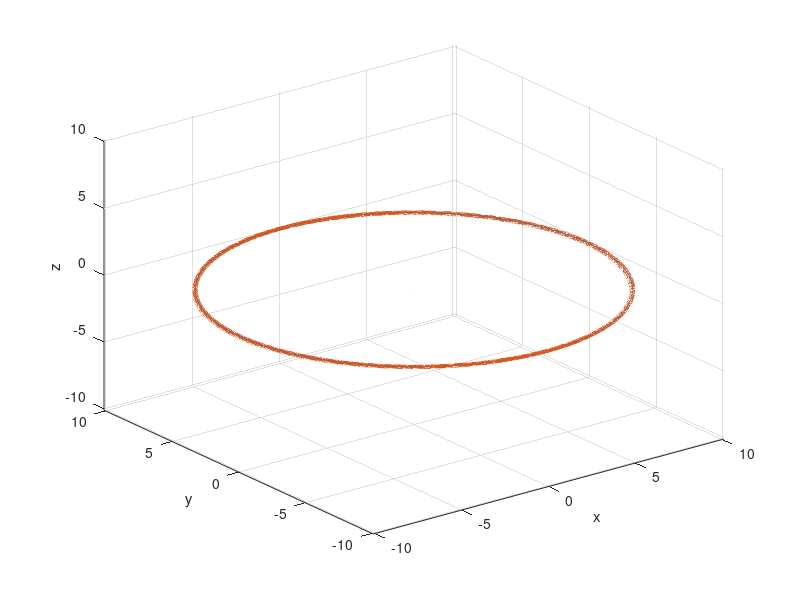

Source code (MATLAB): (Note: this script raises an error after producing the figure.)
clear;
close all;

m1 = 1.4;
m2 = 1.4;
m3 = 1.4;

C = 1.0;		% set relativistic C
mSun = 1.0; 	% set the mass to be in solar mass units

C_CGS = 2.998e10;
G_CGS = 6.674e-8;
mSun_CGS = 1.989e33;
AU = 1.496e14; % 1 AU in cm

G = 1.0;
M = mSun_CGS;		%units of mass
L = M * (G_CGS / G) * ((C / C_CGS)^2);		%units of length
T = L * C / C_CGS;		%units of time

tfinal = 30;        %full runtime in years

%data = importdata('PMdata.csv');
data = importdata('newtondata.csv');

t = data.data(:,1);
qx1 = data.data(:,2);
qy1 = data.data(:,3);
qz1 = data.data(:,4);
px1 = data.data(:,5);
py1 = data.data(:,6);
pz1 = data.data(:,7);

qx2 = data.data(:,8);
qy2 = data.data(:,9);
qz2 = data.data(:,10);
px2 = data.data(:,11);
py2 = data.data(:,12);
pz2 = data.data(:,13);

qx3 = data.data(:,14);
qy3 = data.data(:,15);
qz3 = data.data(:,16);
px3 = data.data(:,17);
py3 = data.data(:,18);
pz3 = data.data(:,19);

% Post process
len = length(qx1);

M_in = m1 + m2;
M_out = M_in + m3;
mu_in = m1*m2/M_in;
mu_out = M_in*m3/M_out;

x1dot = px1/m1 + px3/M_in;
y1dot = py1/m1 + py3/M_in;
z1dot = pz1/m1 + pz3/M_in;
x2dot = px2/m2 + px3/M_in;
y2dot = py2/m2 + py3/M_in;
z2dot = pz2/m2 + pz3/M_in;
x3dot = px3/m3;
y3dot = py3/m3;
z3dot = pz3/m3;

r_in_vec = zeros(3,len);
r_out_vec = zeros(3,len);

r_in_vec(1,:) = qx1-qx2;
r_in_vec(2,:) = qy1-qy2;
r_in_vec(3,:) = qz1-qz2;
COMx = (qx1*m1 + qx2*m2)/(M_in);
COMy = (qy1*m1 + qy2*m2)/(M_in);
COMz = (qz1*m1 + qz2*m2)/(M_in);
r_out_vec(1,:) = qx3 - COMx; 
r_out_vec(2,:) = qy3-COMy;
r_out_vec(3,:) = qz3-COMz;

r_in = sqrt(r_in_vec(1,:).^2 + r_in_vec(2,:).^2 + r_in_vec(3,:).^2);
r_out = sqrt(r_out_vec(1,:).^2 + r_out_vec(2,:).^2 + r_out_vec(3,:).^2);

p_in = zeros(3,len);
p_out = zeros(3,len);

p_in(1,:) = m1*x1dot;
p_in(2,:) = m1*y1dot;
p_in(3,:) = m1*z1dot;
p_out(1,:) = m3*x3dot;
p_out(2,:) = m3*y3dot;
p_out(3,:) = m3*z3dot;

rdot_in = p_in / mu_in;
rdot_out = p_out / mu_out;

v_in = sqrt(rdot_in(1,:).^2 + rdot_in(2,:).^2 + rdot_in(3,:).^2);
v_out = sqrt(rdot_out(1,:).^2 + rdot_out(2,:).^2 + rdot_out(3,:).^2);

E_in = 0.5*(v_in.^2) - G*M_in./r_in;
E_out = 0.5*(v_out.^2) - G*M_out./r_out;

a_in = -0.5*G*M_in./E_in;
a_out = -0.5*G*M_out./E_out;

rv_in_vec = zeros(3,len);
rv_out_vec = zeros(3,len);

rv_in_vec(1,:) = r_in_vec(2,:).*rdot_in(3,:)-r_in_vec(3,:).*rdot_in(2,:);
rv_in_vec(2,:) = r_in_vec(3,:).*rdot_in(1,:)-r_in_vec(1,:).*rdot_in(3,:);
rv_in_vec(3,:) = r_in_vec(1,:).*rdot_in(2,:)-r_in_vec(2,:).*rdot_in(1,:);
rv_out_vec(1,:) = r_out_vec(2,:).*rdot_out(3,:)-r_out_vec(3,:).*rdot_out(2,:);
rv_out_vec(2,:) = r_out_vec(3,:).*rdot_out(1,:)-r_out_vec(1,:).*rdot_out(3,:);
rv_out_vec(3,:) = r_out_vec(1,:).*rdot_out(2,:)-r_out_vec(2,:).*rdot_out(1,:);

rv_in = sqrt(rv_in_vec(1,:).^2 + rv_in_vec(2,:).^2 + rv_in_vec(3,:).^2);
rv_out = sqrt(rv_out_vec(1,:).^2 + rv_out_vec(2,:).^2 + rv_out_vec(3,:).^2);

i_in = acos(rv_in_vec(3,:)./rv_in);
i_out = acos(rv_out_vec(3,:)./rv_out);

e_in = sqrt(1 - rv_in.^2./(a_in*G*M_in));
e_out = sqrt(1 - rv_out.^2./(a_out*G*M_out));

nrv_in_vec = zeros(3,len);
nrv_out_vec = zeros(3,len);

nrv_in_vec(1,:) = -rv_in_vec(2,:);
nrv_in_vec(2,:) = rv_in_vec(1,:);
nrv_out_vec(1,:) = -rv_out_vec(2,:);
nrv_out_vec(2,:) = rv_out_vec(1,:);

nrv_in = sqrt(nrv_in_vec(1,:).^2 + nrv_in_vec(2,:).^2 + nrv_in_vec(3,:).^2);
nrv_out = sqrt(nrv_out_vec(1,:).^2 + nrv_out_vec(2,:).^2 + nrv_out_vec(3,:).^2);

arg1_in = nrv_in_vec(1,:)./nrv_in;
arg1_out = nrv_out_vec(1,:)./nrv_out;
Omega_in = acos(arg1_in);
Omega_out = acos(arg1_out);

arg2_in = (a_in.*(1-e_in.^2)-r_in)./(e_in.*r_in);
arg2_out = (a_out.*(1-e_out.^2)-r_out)./(e_out.*r_out);
f_in = acos(arg2_in);
f_out = acos(arg2_out);

arg3_in = (r_in_vec(1,:).*cos(Omega_in) + r_in_vec(2,:).*sin(Omega_in))./r_in;
arg3_out = (r_out_vec(1,:).*cos(Omega_out) + r_out_vec(2,:).*sin(Omega_out))./r_out;
theta_in = acos(arg3_in);
theta_out = acos(arg3_out);

w_in = theta_in - f_in;
w_out = theta_out - f_out;

% Graphing results

%transform to AU units
qx1 = qx1 * L / AU;
qy1 = qy1 * L / AU;
qz1 = qz1 * L / AU;
qx2 = qx2 * L / AU;
qy2 = qy2 * L / AU;
qz2 = qz2 * L / AU;
qx3 = qx3 * L / AU;
qy3 = qy3 * L / AU;
qz3 = qz3 * L / AU;

x_mins = [min(qx1),min(qx2),min(qx3)];
x_maxes = [max(qx1),max(qx2),max(qx3)];
y_mins = [min(qy1),min(qy2),min(qy3)];
y_maxes = [max(qy1),max(qy2),max(qy3)];
z_mins = [min(qz1),min(qz2),min(qz3)];
z_maxes = [max(qz1),max(qz2),max(qz3)];

mins = [min(x_mins),min(y_mins),min(z_mins)];
maxes = [max(x_maxes),max(y_maxes),max(z_maxes)];

min_val = min(mins);
max_val = max(maxes);

figure;
plot3(qx1,qy1,qz1)
hold on;
grid on;
xlabel('x')
ylabel('y')
zlabel('z')
plot3(qx2,qy2,qz2)
plot3(qx3,qy3,qz3)
xlim([min_val max_val])
ylim([min_val max_val])
zlim([min_val max_val])
hold off;

%%
% Fourier analysis to find orbital period
g = fft(qx1);
P = abs(g).^2;
dw = 2*pi/(len*dt);
w=-(len/2)*dw:dw:dw*(len/2-1);
figure;
semilogy(w,P);
xlabel('\omega');
ylabel('P(\omega)');
title('Power Spectrum');
xlim([0 inf]);

zeropoint = (len+1)/2;
[val300, point300] = min(abs(w-300));

[power,index] = max(P(zeropoint:point300));     %cuts off the frequency spectrum to get the lowest frequency
angfreq = w(index+zeropoint);
period = 2*pi/angfreq;
figure;
plot(t,e_in);
xlim([period 2*period]);
orbits_in = tfinal/period;

% Take the average to get rid of artificial oscillations

